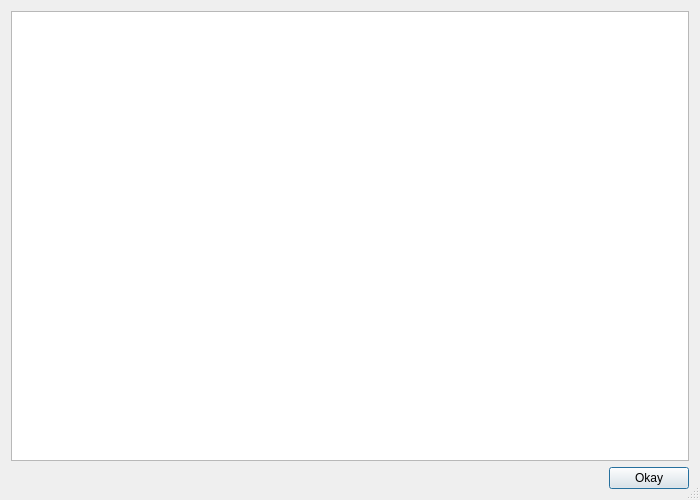
<?xml version="1.0" encoding="UTF-8"?>
<ui version="4.0">
 <class>HelpDialog</class>
 <widget class="QDialog" name="HelpDialog">
  <property name="windowModality">
   <enum>Qt::NonModal</enum>
  </property>
  <property name="geometry">
   <rect>
    <x>0</x>
    <y>0</y>
    <width>700</width>
    <height>500</height>
   </rect>
  </property>
  <property name="minimumSize">
   <size>
    <width>400</width>
    <height>300</height>
   </size>
  </property>
  <property name="contextMenuPolicy">
   <enum>Qt::NoContextMenu</enum>
  </property>
  <property name="windowTitle">
   <string>EPM Help</string>
  </property>
  <property name="sizeGripEnabled">
   <bool>true</bool>
  </property>
  <property name="modal">
   <bool>false</bool>
  </property>
  <layout class="QVBoxLayout" name="verticalLayout">
   <item>
    <widget class="QPlainTextEdit" name="_textBrowser">
     <property name="font">
      <font>
       <family>Courier</family>
       <pointsize>8</pointsize>
      </font>
     </property>
     <property name="undoRedoEnabled">
      <bool>false</bool>
     </property>
     <property name="readOnly">
      <bool>true</bool>
     </property>
    </widget>
   </item>
   <item>
    <layout class="QHBoxLayout" name="horizontalLayout">
     <item>
      <spacer name="horizontalSpacer">
       <property name="orientation">
        <enum>Qt::Horizontal</enum>
       </property>
       <property name="sizeHint" stdset="0">
        <size>
         <width>40</width>
         <height>20</height>
        </size>
       </property>
      </spacer>
     </item>
     <item>
      <widget class="QPushButton" name="_okayButton">
       <property name="text">
        <string>Okay</string>
       </property>
      </widget>
     </item>
    </layout>
   </item>
  </layout>
 </widget>
 <resources/>
 <connections/>
</ui>
